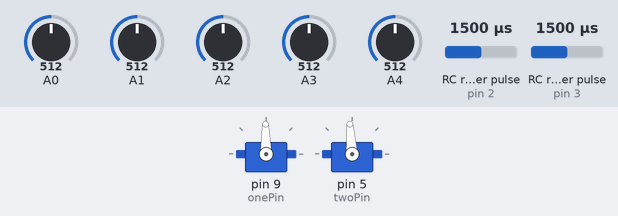
This sketch was run on a simulated Arduino Uno, built with avr-gcc and run on an emulated ATmega328P. On the bench: 2 × servo. Wiring (inferred from the names in the program): 2 × RC receiver channel: data pin 2 / data pin 3. The test bench sets the inputs (shaded band); at power-on: RC receiver pulse (sensors on pin 2, pin 3) 1500 µs, A0 = 512, A1 = 512, A2 = 512, A3 = 512, A4 = 512. What the sketch prints to the serial monitor is not drawn.

Above: at 1.89 s.
2.3 s: RC receiver pulse (sensor on pin 2) set to 1750 µs
At 2.49 s:
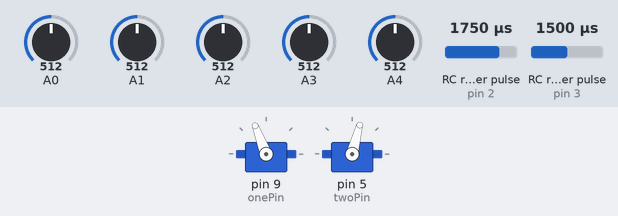
5.3 s: RC receiver pulse (sensor on pin 3) set to 1020 µs
At 5.59 s:
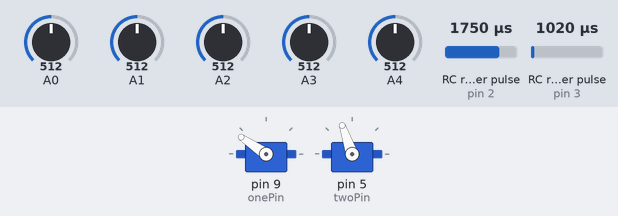
8.3 s: RC receiver pulse (sensor on pin 3) set to 1250 µs
At 8.63 s:
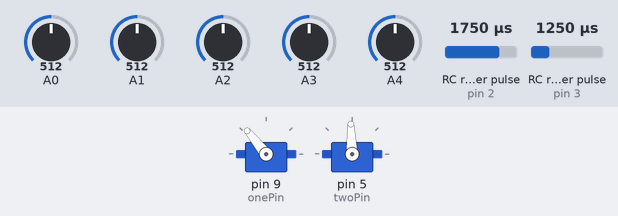
11.3 s: RC receiver pulse (sensor on pin 3) set to 1980 µs
At 12.06 s:
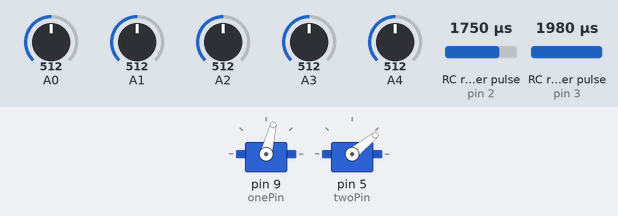
14.3 s: RC receiver pulse (sensor on pin 2) set to 1020 µs
17.3 s: RC receiver pulse (sensor on pin 2) set to 1250 µs
Timing chart, 0 to 21.3 s (numbered marks = the images above; inputs shaded):
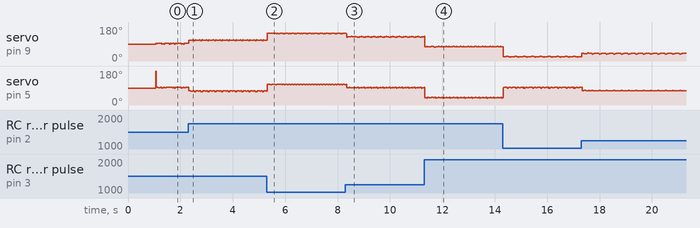

The sketch:

irtests.ino
```cpp
#include <Servo.h>
#define onePin 9
#define twoPin 5


#define throttlePin 2
#define aileronPin 3
#define elevatorPin 4
Servo one;
Servo two;

volatile long throttleprev = 0;
volatile long throttlecurrent = 0;
volatile long throttlepulses = 0;
volatile long throttletmp = 0;
int throttle = 0;


volatile long aileronprev = 0;
volatile long aileroncurrent = 0;
volatile long aileronpulses = 0;
volatile long ailerontmp = 0;
int aileron = 0;

volatile long elevatorprev = 0;
volatile long elevatorcurrent = 0;
volatile long elevatorpulses = 0;
volatile long elevatortmp = 0;
int elevator = 0;


int ir[4];
void setup() {
   pinMode(onePin, OUTPUT);
  pinMode(twoPin, OUTPUT);
 one.attach(onePin);
  two.attach(twoPin);

  // put your setup code here, to run once:
Serial.begin(9600);
// while(Serial.available() == 0){
//   Serial.println("OFFLINE");

// }

Serial.println(". ");
Serial.println("..");
delay(1000);
Serial.println("...initiation succsefull. Preliminary sensor check:");
sensorCheck();
diagnostics();

 pinMode(throttlePin, INPUT_PULLUP);
  pinMode(aileronPin, INPUT_PULLUP);
   //pinMode(elevatorPin, INPUT_PULLUP);
  attachInterrupt(digitalPinToInterrupt(throttlePin), throttleCHECK, CHANGE);
  attachInterrupt(digitalPinToInterrupt(aileronPin), aileronCHECK, CHANGE);
    //attachInterrupt(digitalPinToInterrupt(elevatorPin), elevatorCHECK, CHANGE);


}

void loop() {
  // put your main code here, to run repeatedly:
  sensorCheck();
  //diagnostics();
  //PrintRCdata();


  if (throttletmp < 2000) {
    throttle = throttletmp;
  }
  if (ailerontmp < 2000) {
    aileron = ailerontmp;
  }
 if (elevatortmp < 2000){
    elevator = elevatortmp;
  }


//rc control
int stoobilizer = map(aileron, 1100, 1900, -400, 400);
int onepow = throttle - stoobilizer;
int twopow = throttle + stoobilizer;
onepow = map(onepow, 1100, 1900, 1200, 1800);
twopow = map(twopow, 1100, 1900, 1800, 1200);

one.writeMicroseconds(onepow);
two.writeMicroseconds(twopow);


}

void sensorCheck(){
  for(int i = 0; i < 5; i++){
    ir[i] = analogRead(i);
  }
}

void diagnostics(){
  for(int i = 0; i < 5; i++){
    Serial.print("   IR");
    Serial.print(i);
    Serial.print("  =  ");
    Serial.print(ir[i]);

  }
      Serial.println("   ");

}

void throttleCHECK() {
  throttlecurrent = micros();
  if (throttlecurrent > throttleprev) {
    throttletmp = throttlecurrent - throttleprev;
    throttleprev = throttlecurrent;
  }
}

void aileronCHECK() {

  aileroncurrent = micros();
  if (aileroncurrent > aileronprev) {
    ailerontmp = aileroncurrent - aileronprev;
    aileronprev = aileroncurrent;
  }
}
void elevatorCHECK() {

  elevatorcurrent = micros();
  if (elevatorcurrent > elevatorprev) {
    elevatortmp = elevatorcurrent - elevatorprev;
    elevatorprev = elevatorcurrent;
  }
}


void PrintRCdata() {
  Serial.print("throttle:         ");
  Serial.print(throttle);
  Serial.print("     aileron:   ");
  Serial.print(aileron);
  Serial.print("     elevator:  ");
  Serial.println(elevator);
}
```
